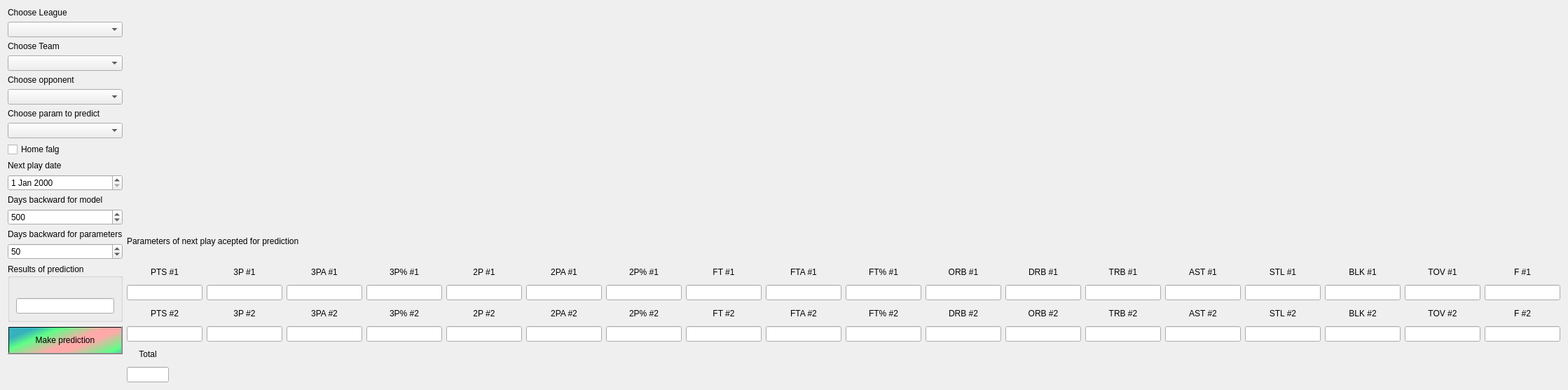
        <widget class="QWidget" name="Model">
         <attribute name="title">
          <string>Model</string>
         </attribute>
         <layout class="QGridLayout" name="gridLayout">
          <item row="0" column="0">
           <layout class="QVBoxLayout" name="verticalLayout_choose_prognose">
            <item>
             <widget class="QLabel" name="label_7">
              <property name="text">
               <string>Choose League</string>
              </property>
             </widget>
            </item>
            <item>
             <widget class="QComboBox" name="comboBox_choose_league_prognose"/>
            </item>
            <item>
             <widget class="QLabel" name="label_choose_team_prognose">
              <property name="text">
               <string>Choose Team</string>
              </property>
             </widget>
            </item>
            <item>
             <widget class="QComboBox" name="comboBox_choose_team_prognose"/>
            </item>
            <item>
             <widget class="QLabel" name="label_choose_opponent_prognose">
              <property name="text">
               <string>Choose opponent</string>
              </property>
             </widget>
            </item>
            <item>
             <widget class="QComboBox" name="comboBox_choose_opponent_prognose"/>
            </item>
            <item>
             <widget class="QLabel" name="label_4">
              <property name="text">
               <string>Choose param to predict</string>
              </property>
             </widget>
            </item>
            <item>
             <widget class="QComboBox" name="comboBox_param_to_predict"/>
            </item>
            <item>
             <widget class="QCheckBox" name="checkBox_homeflag_for_prognose">
              <property name="text">
               <string>Home falg</string>
              </property>
             </widget>
            </item>
            <item>
             <widget class="QLabel" name="label_next_play_date_prognose">
              <property name="text">
               <string>Next play date</string>
              </property>
             </widget>
            </item>
            <item>
             <widget class="QDateEdit" name="dateEdit_next_game_prognose"/>
            </item>
            <item>
             <widget class="QLabel" name="label_2">
              <property name="text">
               <string>Days backward for model</string>
              </property>
             </widget>
            </item>
            <item>
             <widget class="QSpinBox" name="spinBox_days_backward_model">
              <property name="keyboardTracking">
               <bool>true</bool>
              </property>
              <property name="minimum">
               <number>1</number>
              </property>
              <property name="maximum">
               <number>4000</number>
              </property>
              <property name="singleStep">
               <number>10</number>
              </property>
              <property name="value">
               <number>500</number>
              </property>
             </widget>
            </item>
            <item>
             <widget class="QLabel" name="label_3">
              <property name="text">
               <string>Days backward for parameters</string>
              </property>
             </widget>
            </item>
            <item>
             <widget class="QSpinBox" name="spinBox_days_backward_params">
              <property name="minimum">
               <number>1</number>
              </property>
              <property name="maximum">
               <number>1000</number>
              </property>
              <property name="singleStep">
               <number>10</number>
              </property>
              <property name="value">
               <number>50</number>
              </property>
             </widget>
            </item>
            <item>
             <widget class="QGroupBox" name="groupBox_2">
              <property name="title">
               <string>Results of prediction</string>
              </property>
              <layout class="QVBoxLayout" name="verticalLayout_5">
               <item>
                <widget class="QLabel" name="label_predicted_param">
                 <property name="text">
                  <string/>
                 </property>
                </widget>
               </item>
               <item>
                <widget class="QLineEdit" name="lineEdit_predicted_value"/>
               </item>
              </layout>
             </widget>
            </item>
            <item>
             <widget class="QPushButton" name="pushButton_do_prognose">
              <property name="minimumSize">
               <size>
                <width>0</width>
                <height>40</height>
               </size>
              </property>
              <property name="styleSheet">
               <string notr="true">background-color: qlineargradient(spread:reflect, x1:0.006, y1:0.142045, x2:0.671, y2:0.505682, stop:0.181818 rgba(26, 168, 181, 221), stop:0.448864 rgba(85, 255, 127, 238), stop:0.903409 rgba(255, 169, 169, 255))</string>
              </property>
              <property name="text">
               <string>Make prediction</string>
              </property>
             </widget>
            </item>
            <item>
             <spacer name="verticalSpacer_choose_prognose">
              <property name="orientation">
               <enum>Qt::Vertical</enum>
              </property>
              <property name="sizeHint" stdset="0">
               <size>
                <width>20</width>
                <height>40</height>
               </size>
              </property>
             </spacer>
            </item>
           </layout>
          </item>
          <item row="0" column="1">
           <layout class="QVBoxLayout" name="verticalLayout_modeled_parameters">
            <item>
             <layout class="QHBoxLayout" name="horizontalLayout_4">
              <item>
               <widget class="QWidget" name="widget_for_mpl_model" native="true">
                <property name="minimumSize">
                 <size>
                  <width>300</width>
                  <height>300</height>
                 </size>
                </property>
                <property name="maximumSize">
                 <size>
                  <width>600</width>
                  <height>600</height>
                 </size>
                </property>
               </widget>
              </item>
              <item>
               <widget class="QWidget" name="widget_for_mpl_param_distrib" native="true">
                <property name="minimumSize">
                 <size>
                  <width>300</width>
                  <height>300</height>
                 </size>
                </property>
                <property name="maximumSize">
                 <size>
                  <width>600</width>
                  <height>600</height>
                 </size>
                </property>
               </widget>
              </item>
             </layout>
            </item>
            <item>
             <widget class="QLabel" name="label_parameters_view">
              <property name="text">
               <string>Parameters of next play acepted for prediction</string>
              </property>
             </widget>
            </item>
            <item>
             <layout class="QHBoxLayout" name="horizontalLayout_team_model_param">
              <item>
               <layout class="QVBoxLayout" name="verticalLayout_PTS1">
                <item>
                 <widget class="QLabel" name="label_PTS1">
                  <property name="text">
                   <string>PTS #1</string>
                  </property>
                  <property name="alignment">
                   <set>Qt::AlignCenter</set>
                  </property>
                 </widget>
                </item>
                <item>
                 <widget class="QLineEdit" name="lineEdit_PTS1"/>
                </item>
               </layout>
              </item>
              <item>
               <layout class="QVBoxLayout" name="verticalLayou_3P1">
                <item>
                 <widget class="QLabel" name="label_3P1">
                  <property name="text">
                   <string>3P #1</string>
                  </property>
                  <property name="alignment">
                   <set>Qt::AlignCenter</set>
                  </property>
                 </widget>
                </item>
                <item>
                 <widget class="QLineEdit" name="lineEdit_3P1"/>
                </item>
               </layout>
              </item>
              <item>
               <layout class="QVBoxLayout" name="verticalLayout_3PA1">
                <item>
                 <widget class="QLabel" name="label_3PA1">
                  <property name="text">
                   <string>3PA #1</string>
                  </property>
                  <property name="alignment">
                   <set>Qt::AlignCenter</set>
                  </property>
                 </widget>
                </item>
                <item>
                 <widget class="QLineEdit" name="lineEdit_3PA1"/>
                </item>
               </layout>
              </item>
              <item>
               <layout class="QVBoxLayout" name="verticalLayout_3PP1">
                <item>
                 <widget class="QLabel" name="label_3PP1">
                  <property name="text">
                   <string>3P% #1</string>
                  </property>
                  <property name="alignment">
                   <set>Qt::AlignCenter</set>
                  </property>
                 </widget>
                </item>
                <item>
                 <widget class="QLineEdit" name="lineEdit_3PP1"/>
                </item>
               </layout>
              </item>
              <item>
               <layout class="QVBoxLayout" name="verticalLayout_2P1">
                <item>
                 <widget class="QLabel" name="label_2P1">
                  <property name="text">
                   <string>2P #1</string>
                  </property>
                  <property name="alignment">
                   <set>Qt::AlignCenter</set>
                  </property>
                 </widget>
                </item>
                <item>
                 <widget class="QLineEdit" name="lineEdit_2P1"/>
                </item>
               </layout>
              </item>
              <item>
               <layout class="QVBoxLayout" name="verticalLayout_2PA1">
                <item>
                 <widget class="QLabel" name="label_2PA1">
                  <property name="text">
                   <string>2PA #1</string>
                  </property>
                  <property name="alignment">
                   <set>Qt::AlignCenter</set>
                  </property>
                 </widget>
                </item>
                <item>
                 <widget class="QLineEdit" name="lineEdit_2PA1"/>
                </item>
               </layout>
              </item>
              <item>
               <layout class="QVBoxLayout" name="verticalLayout_2PP1">
                <item>
                 <widget class="QLabel" name="label_2PP1">
                  <property name="text">
                   <string>2P% #1</string>
                  </property>
                  <property name="alignment">
                   <set>Qt::AlignCenter</set>
                  </property>
                 </widget>
                </item>
                <item>
                 <widget class="QLineEdit" name="lineEdit_2PP1"/>
                </item>
               </layout>
              </item>
              <item>
               <layout class="QVBoxLayout" name="verticalLayout_FT1">
                <item>
                 <widget class="QLabel" name="label_FT1">
                  <property name="text">
                   <string>FT #1</string>
                  </property>
                  <property name="alignment">
                   <set>Qt::AlignCenter</set>
                  </property>
                 </widget>
                </item>
                <item>
                 <widget class="QLineEdit" name="lineEdit_FT1"/>
                </item>
               </layout>
              </item>
              <item>
               <layout class="QVBoxLayout" name="verticalLayout_FTA1">
                <item>
                 <widget class="QLabel" name="label_FTA1">
                  <property name="text">
                   <string>FTA #1</string>
                  </property>
                  <property name="alignment">
                   <set>Qt::AlignCenter</set>
                  </property>
                 </widget>
                </item>
                <item>
                 <widget class="QLineEdit" name="lineEdit_FTA1"/>
                </item>
               </layout>
              </item>
              <item>
               <layout class="QVBoxLayout" name="verticalLayout_FTP1">
                <item>
                 <widget class="QLabel" name="label_FTP1">
                  <property name="text">
                   <string>FT% #1</string>
                  </property>
                  <property name="alignment">
                   <set>Qt::AlignCenter</set>
                  </property>
                 </widget>
                </item>
                <item>
                 <widget class="QLineEdit" name="lineEdit_FTP1"/>
                </item>
               </layout>
              </item>
              <item>
               <layout class="QVBoxLayout" name="verticalLayout_ORB1">
                <item>
                 <widget class="QLabel" name="label_ORB1">
                  <property name="text">
                   <string>ORB #1</string>
                  </property>
                  <property name="alignment">
                   <set>Qt::AlignCenter</set>
                  </property>
                 </widget>
                </item>
                <item>
                 <widget class="QLineEdit" name="lineEdit_ORB1"/>
                </item>
               </layout>
              </item>
              <item>
               <layout class="QVBoxLayout" name="verticalLayout_DRB1">
                <item>
                 <widget class="QLabel" name="label_DRB1">
                  <property name="text">
                   <string>DRB #1</string>
                  </property>
                  <property name="alignment">
                   <set>Qt::AlignCenter</set>
                  </property>
                 </widget>
                </item>
                <item>
                 <widget class="QLineEdit" name="lineEdit_DRB1"/>
                </item>
               </layout>
              </item>
              <item>
               <layout class="QVBoxLayout" name="verticalLayout_TRB1">
                <item>
                 <widget class="QLabel" name="label_TRB1">
                  <property name="text">
                   <string>TRB #1</string>
                  </property>
                  <property name="alignment">
                   <set>Qt::AlignCenter</set>
                  </property>
                 </widget>
                </item>
                <item>
                 <widget class="QLineEdit" name="lineEdit_TRB1"/>
                </item>
               </layout>
              </item>
              <item>
               <layout class="QVBoxLayout" name="verticalLayout_AST1">
                <item>
                 <widget class="QLabel" name="label_AST1">
                  <property name="text">
                   <string>AST #1</string>
                  </property>
                  <property name="alignment">
                   <set>Qt::AlignCenter</set>
                  </property>
                 </widget>
                </item>
                <item>
                 <widget class="QLineEdit" name="lineEdit_AST1"/>
                </item>
               </layout>
              </item>
              <item>
               <layout class="QVBoxLayout" name="verticalLayout_STL1">
                <item>
                 <widget class="QLabel" name="label_STL1">
                  <property name="text">
                   <string>STL #1</string>
                  </property>
                  <property name="alignment">
                   <set>Qt::AlignCenter</set>
                  </property>
                 </widget>
                </item>
                <item>
                 <widget class="QLineEdit" name="lineEdit_STL1"/>
                </item>
               </layout>
              </item>
              <item>
               <layout class="QVBoxLayout" name="verticalLayout_BLK1">
                <item>
                 <widget class="QLabel" name="label_BLK1">
                  <property name="text">
                   <string>BLK #1</string>
                  </property>
                  <property name="alignment">
                   <set>Qt::AlignCenter</set>
                  </property>
                 </widget>
                </item>
                <item>
                 <widget class="QLineEdit" name="lineEdit_BLK1"/>
                </item>
               </layout>
              </item>
              <item>
               <layout class="QVBoxLayout" name="verticalLayout_TOV1">
                <item>
                 <widget class="QLabel" name="label_TOV1">
                  <property name="text">
                   <string>TOV #1</string>
                  </property>
                  <property name="alignment">
                   <set>Qt::AlignCenter</set>
                  </property>
                 </widget>
                </item>
                <item>
                 <widget class="QLineEdit" name="lineEdit_TOV1"/>
                </item>
               </layout>
              </item>
              <item>
               <layout class="QVBoxLayout" name="verticalLayout_F1">
                <item>
                 <widget class="QLabel" name="label_F1">
                  <property name="text">
                   <string>F #1</string>
                  </property>
                  <property name="alignment">
                   <set>Qt::AlignCenter</set>
                  </property>
                 </widget>
                </item>
                <item>
                 <widget class="QLineEdit" name="lineEdit_F1"/>
                </item>
               </layout>
              </item>
             </layout>
            </item>
            <item>
             <layout class="QHBoxLayout" name="horizontalLayout_op_team_model_param">
              <item>
               <layout class="QVBoxLayout" name="verticalLayout_PTS2">
                <item>
                 <widget class="QLabel" name="label_PTS2">
                  <property name="text">
                   <string>PTS #2</string>
                  </property>
                  <property name="alignment">
                   <set>Qt::AlignCenter</set>
                  </property>
                 </widget>
                </item>
                <item>
                 <widget class="QLineEdit" name="lineEdit_PTS2"/>
                </item>
               </layout>
              </item>
              <item>
               <layout class="QVBoxLayout" name="verticalLayout_3P2">
                <item>
                 <widget class="QLabel" name="label_3P2">
                  <property name="text">
                   <string>3P #2</string>
                  </property>
                  <property name="alignment">
                   <set>Qt::AlignCenter</set>
                  </property>
                 </widget>
                </item>
                <item>
                 <widget class="QLineEdit" name="lineEdit_3P2"/>
                </item>
               </layout>
              </item>
              <item>
               <layout class="QVBoxLayout" name="verticalLayout_3PA2">
                <item>
                 <widget class="QLabel" name="label_3PA2">
                  <property name="text">
                   <string>3PA #2</string>
                  </property>
                  <property name="alignment">
                   <set>Qt::AlignCenter</set>
                  </property>
                 </widget>
                </item>
                <item>
                 <widget class="QLineEdit" name="lineEdit_3PA2"/>
                </item>
               </layout>
              </item>
              <item>
               <layout class="QVBoxLayout" name="verticalLayout_3PP2">
                <item>
                 <widget class="QLabel" name="label_3PP2">
                  <property name="text">
                   <string>3P% #2</string>
                  </property>
                  <property name="alignment">
                   <set>Qt::AlignCenter</set>
                  </property>
                 </widget>
                </item>
                <item>
                 <widget class="QLineEdit" name="lineEdit_3PP2"/>
                </item>
               </layout>
              </item>
              <item>
               <layout class="QVBoxLayout" name="verticalLayout_2P2">
                <item>
                 <widget class="QLabel" name="label_2P2">
                  <property name="text">
                   <string>2P #2</string>
                  </property>
                  <property name="alignment">
                   <set>Qt::AlignCenter</set>
                  </property>
                 </widget>
                </item>
                <item>
                 <widget class="QLineEdit" name="lineEdit_2P2"/>
                </item>
               </layout>
              </item>
              <item>
               <layout class="QVBoxLayout" name="verticalLayout_2PA2">
                <item>
                 <widget class="QLabel" name="label_2PA2">
                  <property name="text">
                   <string>2PA #2</string>
                  </property>
                  <property name="alignment">
                   <set>Qt::AlignCenter</set>
                  </property>
                 </widget>
                </item>
                <item>
                 <widget class="QLineEdit" name="lineEdit_2PA2"/>
                </item>
               </layout>
              </item>
              <item>
               <layout class="QVBoxLayout" name="verticalLayout_2PP2">
                <item>
                 <widget class="QLabel" name="label_2PP2">
                  <property name="text">
                   <string>2P% #2</string>
                  </property>
                  <property name="alignment">
                   <set>Qt::AlignCenter</set>
                  </property>
                 </widget>
                </item>
                <item>
                 <widget class="QLineEdit" name="lineEdit_2PP2"/>
                </item>
               </layout>
              </item>
              <item>
               <layout class="QVBoxLayout" name="verticalLayout_FT2">
                <item>
                 <widget class="QLabel" name="label_FT2">
                  <property name="text">
                   <string>FT #2</string>
                  </property>
                  <property name="alignment">
                   <set>Qt::AlignCenter</set>
                  </property>
                 </widget>
                </item>
                <item>
                 <widget class="QLineEdit" name="lineEdit_FT2"/>
                </item>
               </layout>
              </item>
              <item>
               <layout class="QVBoxLayout" name="verticalLayout_FTA2">
                <item>
                 <widget class="QLabel" name="label_FTA2">
                  <property name="text">
                   <string>FTA #2</string>
                  </property>
                  <property name="alignment">
                   <set>Qt::AlignCenter</set>
                  </property>
                 </widget>
                </item>
                <item>
                 <widget class="QLineEdit" name="lineEdit_FTA2"/>
                </item>
               </layout>
              </item>
              <item>
               <layout class="QVBoxLayout" name="verticalLayout_FTP2">
                <item>
                 <widget class="QLabel" name="label_FTP2">
                  <property name="text">
                   <string>FT% #2</string>
                  </property>
                  <property name="alignment">
                   <set>Qt::AlignCenter</set>
                  </property>
                 </widget>
                </item>
                <item>
                 <widget class="QLineEdit" name="lineEdit_FTP2"/>
                </item>
               </layout>
              </item>
              <item>
               <layout class="QVBoxLayout" name="verticalLayout_DRB2">
                <item>
                 <widget class="QLabel" name="label_DRB2">
                  <property name="text">
                   <string>DRB #2</string>
                  </property>
                  <property name="alignment">
                   <set>Qt::AlignCenter</set>
                  </property>
                 </widget>
                </item>
                <item>
                 <widget class="QLineEdit" name="lineEdit_DRB2"/>
                </item>
               </layout>
              </item>
              <item>
               <layout class="QVBoxLayout" name="verticalLayout_ORB2">
                <item>
                 <widget class="QLabel" name="label_ORB2">
                  <property name="text">
                   <string>ORB #2</string>
                  </property>
                  <property name="alignment">
                   <set>Qt::AlignCenter</set>
                  </property>
                 </widget>
                </item>
                <item>
                 <widget class="QLineEdit" name="lineEdit_ORB2"/>
                </item>
               </layout>
              </item>
              <item>
               <layout class="QVBoxLayout" name="verticalLayout_TRB2">
                <item>
                 <widget class="QLabel" name="label_TRB2">
                  <property name="text">
                   <string>TRB #2</string>
                  </property>
                  <property name="alignment">
                   <set>Qt::AlignCenter</set>
                  </property>
                 </widget>
                </item>
                <item>
                 <widget class="QLineEdit" name="lineEdit_TRB2"/>
                </item>
               </layout>
              </item>
              <item>
               <layout class="QVBoxLayout" name="verticalLayout_AST2">
                <item>
                 <widget class="QLabel" name="label_AST2">
                  <property name="text">
                   <string>AST #2</string>
                  </property>
                  <property name="alignment">
                   <set>Qt::AlignCenter</set>
                  </property>
                 </widget>
                </item>
                <item>
                 <widget class="QLineEdit" name="lineEdit_AST2"/>
                </item>
               </layout>
              </item>
              <item>
               <layout class="QVBoxLayout" name="verticalLayout_STL2">
                <item>
                 <widget class="QLabel" name="label_STL2">
                  <property name="text">
                   <string>STL #2</string>
                  </property>
                  <property name="alignment">
                   <set>Qt::AlignCenter</set>
                  </property>
                 </widget>
                </item>
                <item>
                 <widget class="QLineEdit" name="lineEdit_STL2"/>
                </item>
               </layout>
              </item>
              <item>
               <layout class="QVBoxLayout" name="verticalLayout_BLK2">
                <item>
                 <widget class="QLabel" name="label_BLK2">
                  <property name="text">
                   <string>BLK #2</string>
                  </property>
                  <property name="alignment">
                   <set>Qt::AlignCenter</set>
                  </property>
                 </widget>
                </item>
                <item>
                 <widget class="QLineEdit" name="lineEdit_BLK2"/>
                </item>
               </layout>
              </item>
              <item>
               <layout class="QVBoxLayout" name="verticalLayout_TOV2">
                <item>
                 <widget class="QLabel" name="label_TOV2">
                  <property name="text">
                   <string>TOV #2</string>
                  </property>
                  <property name="alignment">
                   <set>Qt::AlignCenter</set>
                  </property>
                 </widget>
                </item>
                <item>
                 <widget class="QLineEdit" name="lineEdit_TOV2"/>
                </item>
               </layout>
              </item>
              <item>
               <layout class="QVBoxLayout" name="verticalLayout_F2">
                <item>
                 <widget class="QLabel" name="label_F2">
                  <property name="text">
                   <string>F #2</string>
                  </property>
                  <property name="alignment">
                   <set>Qt::AlignCenter</set>
                  </property>
                 </widget>
                </item>
                <item>
                 <widget class="QLineEdit" name="lineEdit_F2"/>
                </item>
               </layout>
              </item>
             </layout>
            </item>
            <item>
             <layout class="QHBoxLayout" name="horizontalLayout_generl_param">
              <item>
               <layout class="QVBoxLayout" name="verticalLayout_totalscore">
                <item>
                 <widget class="QLabel" name="label_totalscore">
                  <property name="maximumSize">
                   <size>
                    <width>60</width>
                    <height>16777215</height>
                   </size>
                  </property>
                  <property name="text">
                   <string>Total</string>
                  </property>
                  <property name="alignment">
                   <set>Qt::AlignCenter</set>
                  </property>
                 </widget>
                </item>
                <item>
                 <widget class="QLineEdit" name="lineEdit_totalscore">
                  <property name="maximumSize">
                   <size>
                    <width>60</width>
                    <height>16777215</height>
                   </size>
                  </property>
                 </widget>
                </item>
               </layout>
              </item>
              <item>
               <spacer name="horizontalSpacer_3">
                <property name="orientation">
                 <enum>Qt::Horizontal</enum>
                </property>
                <property name="sizeType">
                 <enum>QSizePolicy::Expanding</enum>
                </property>
                <property name="sizeHint" stdset="0">
                 <size>
                  <width>600</width>
                  <height>20</height>
                 </size>
                </property>
               </spacer>
              </item>
             </layout>
            </item>
           </layout>
          </item>
         </layout>
        </widget>
